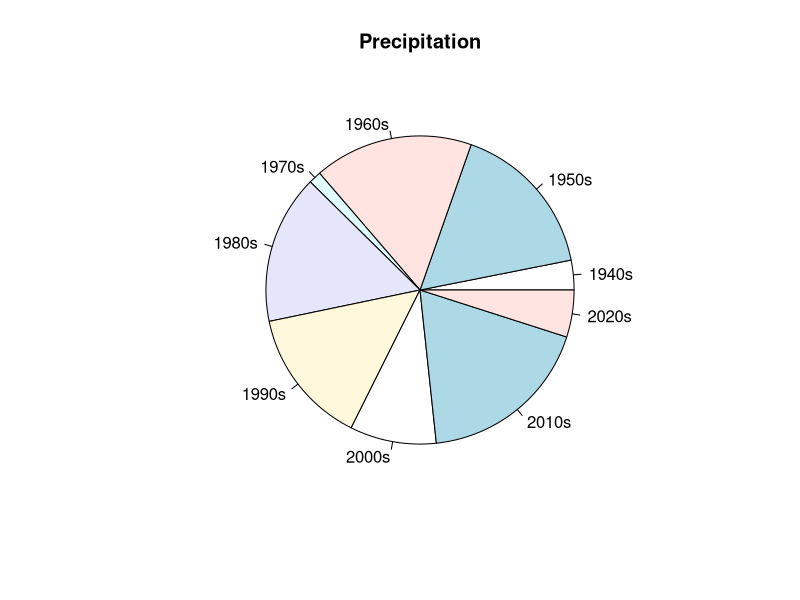
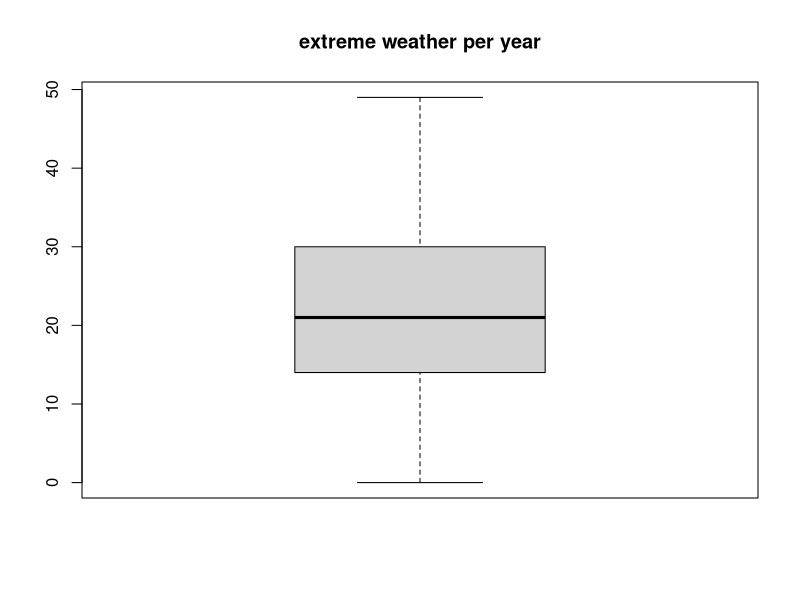
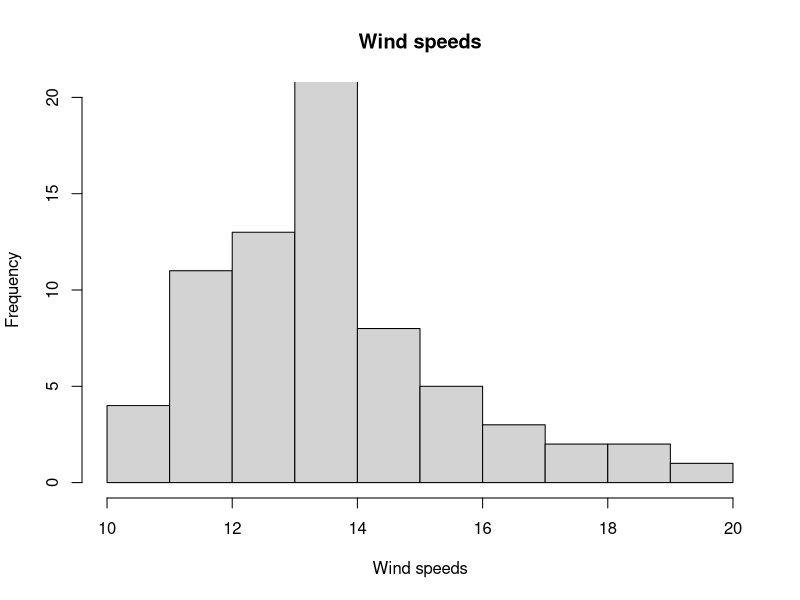
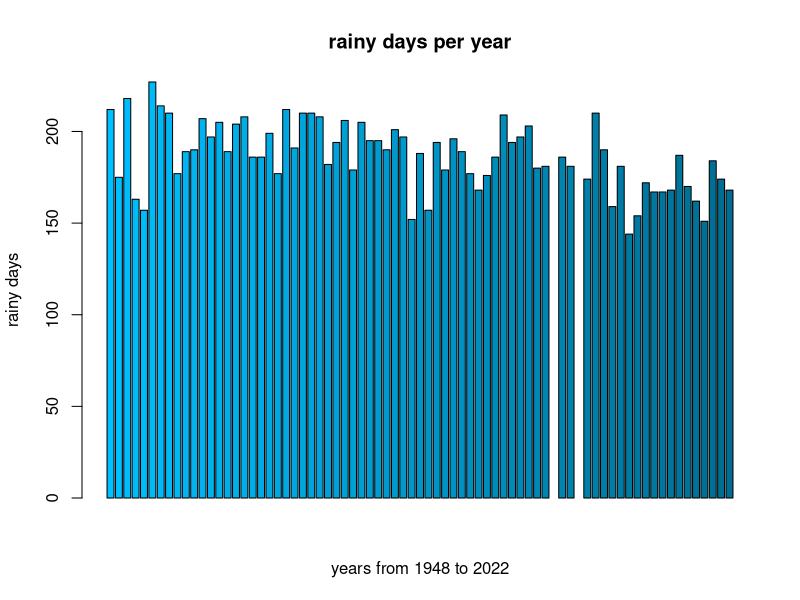
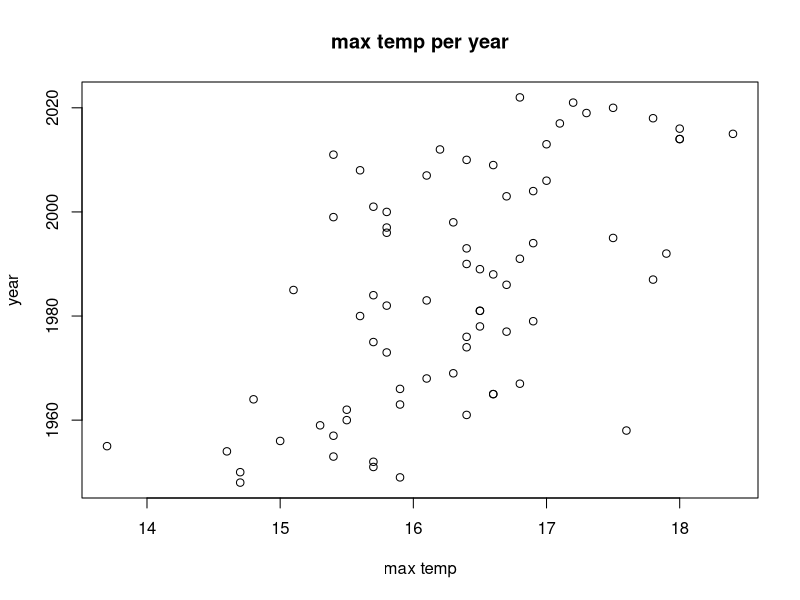

Generate these figures, in order, with R:

#read data
climateData <- read.csv("ClimateData.csv")

#print data
#print(climateData)
#print summary of data
# summary (climateData)

#Whats the difference between print() and summary()
# summary contains min, median, mean, max. (data summarized)

#What does FG represent?
# number of foggy days

#How are empty values represented?
# represented with "NA"

#count NAs
# sum(is.na(climateData))
#total NA = 31

#print data type 
# print(class(climateData))
#variable type is data.frame, other variable types EX: character, integer, float

#DATA CLEANING (remove duplicates)
df <- read.csv("ClimateData.csv")
df[!duplicated(df), ]

#find mean and median
# summary(df)
#Year: median = 1986, mean = 1986
#T: median = 11.1, mean = 11.44
#TM: median = 16.4, mean = 16.3
#Tm: median = 6.7, mean = 6.76
#PP = median = 1011.6, mean = 1010.1
#V: median = 13.3, mean = 13.6
#RA: median = 188, mean = 186.8
#SN: median = 14, mean = 38.21
#TS: median = 5, mean = 6.233
#FG: median = 146, mean = 113.5
#TN: median = 0, mean = 0.2877
#GR: median = 0, mean = 0.7534

#find standard deviation of T 
# sd(df$T)
#returns NA b/c there are NAs in collumn

#find SD while ignoring NAs
# sd(df$T,na.rm=TRUE)
#returns 5.450711




#create pie charts


pp40s <- 0
pp50s <- 0 
pp60s <- 0
pp70s <- 0
pp80s <- 0
pp90s <- 0 
pp2000s<- 0
pp2010s <- 0
pp2020s <- 0 

for (x in (1:nrow(df))){
  #print(sum(df[row:(row+10),5],na.rm=TRUE))
  
  year <- df$Year[x]
  if (is.na(df$PP[x])){
    next
  }
  else if (year < 1950){
    pp40s <- pp40s+df$PP[x]
    
  }

  else if (year < 1960){
    pp50s <- pp50s+df$PP[x]
   
  }

  else if (year < 1970){
    pp60s<- pp60s+df$PP[x]
  }

  else if (year < 1980){
    pp70s<- pp70s+df$PP[x]
    
  }
  else if (year < 1990){
    pp80s<- pp80s+df$PP[x]
   
  }
  else if (year < 2000){
    pp90s<- pp90s+df$PP[x]
    
  }
  else if (year < 2010){
    pp2000s<- pp2000s+df$PP[x]
    
  }
  else if (year < 2020){
    pp2010s<- pp2010s+df$PP[x]
    
  }
  else if (year <= 2022){
    pp2020s<- pp2020s+df$PP[x]
  }
  
    
  }
chart <- c(pp40s,pp50s,pp60s,pp70s,pp80s,pp90s,pp2000s,pp2010s,pp2020s)
labels <- c("1940s", "1950s", "1960s", "1970s", "1980s", "1990s", "2000s", "2010s", "2020s")
png(file="chart.png")
pie(chart,labels, main = "Precipitation")

totaldays<-c()
#make boxplot
for (i in (1:nrow(df))){
  total <- sum(df$SN[i], df$TS[i], df$TN[i], df$GR[i],na.rm=TRUE)
  totaldays <- c(totaldays, total)
 
  
  }

df<-cbind(df,totaldays)
print(df)

png(file="boxplot.png")

boxplot(df$totaldays,main="extreme weather per year",outline=FALSE)
#print(max(df$V,na.rm = TRUE))

#histogram
png(file="hist.png")
hist(df$V,main="Wind speeds",
     xlab = "Wind speeds",
     ylim = c(0,20),
     breaks=c(10,11,12,13,14,15,16,17,18,19,20))

#bar graph
colfunc <- colorRampPalette(c("deepskyblue","deepskyblue4"))
png(file="bargraph.png")
barplot(df$RA,
        xlab="years from 1948 to 2022",
        ylab="rainy days",
        main="rainy days per year",
        ylim=c(0,max(df$RA,na.rm=TRUE)),
        col=colfunc(80)
       )
#bar graph looks kinda weird since there are so many bars and lines,
#it would look better if it were a scatter plot

#scatter plot

png(file="scatterplot.png")
plot(x=df$TM,y=df$Year,
    main="max temp per year",
    xlab="max temp",
     ylab="year"
    )
#there is not enough evidence to conclude that the year causes increase in max temp.
dev.off()